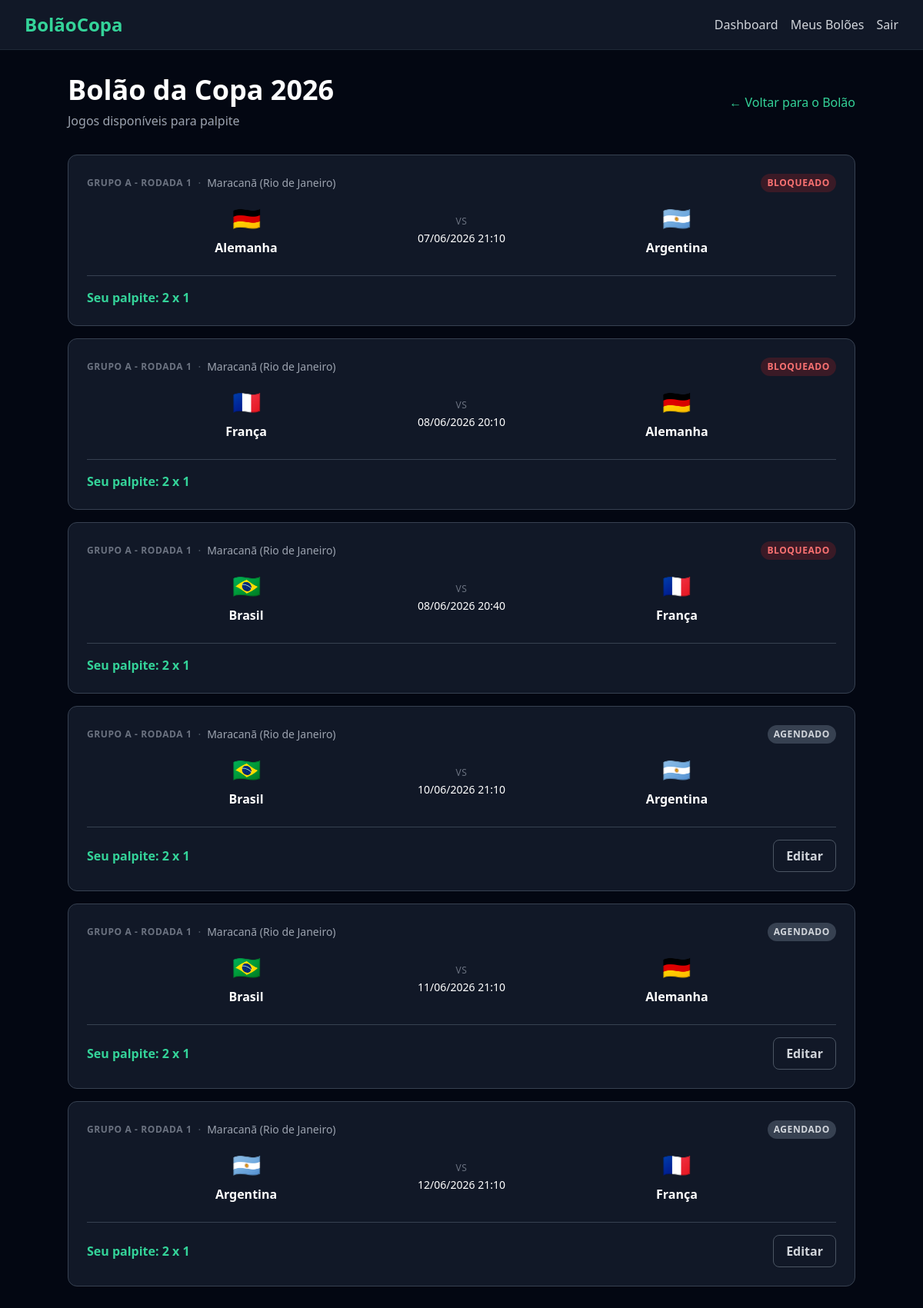
/pools/4/matches/ (signed in), run on the app's committed database.
### pools/models.py (models this page shows, shortened)
class Pool(models.Model):
    name = models.CharField(max_length=100)
    description = models.TextField(blank=True)
    invite_token = models.UUIDField(default=uuid.uuid4, unique=True)
    created_by = models.ForeignKey(
        settings.AUTH_USER_MODEL,
        on_delete=models.CASCADE,
        related_name='created_pools',
    )
    created_at = models.DateTimeField(auto_now_add=True)
    updated_at = models.DateTimeField(auto_now=True)

### matches/models.py (models this page shows, shortened)
class Match(models.Model):
    STATUS_CHOICES = (
        ('agendado', 'Agendado'),
        ('em_andamento', 'Em andamento'),
        ('finalizado', 'Finalizado'),
    )
    round = models.ForeignKey(
        Round,
        on_delete=models.CASCADE,
        related_name='matches',
    )
    stadium = models.ForeignKey(
        Stadium,
        on_delete=models.PROTECT,
        related_name='matches',
    )
    home_team = models.ForeignKey(
        Team,
        on_delete=models.PROTECT,
        related_name='home_matches',
    )
    away_team = models.ForeignKey(
        Team,
        on_delete=models.PROTECT,
        related_name='away_matches',
    )
    match_datetime = models.DateTimeField()
    home_score = models.PositiveIntegerField(null=True, blank=True)
    away_score = models.PositiveIntegerField(null=True, blank=True)
    status = models.CharField(
        max_length=20,
        choices=STATUS_CHOICES,
        default='agendado',
    )
    created_at = models.DateTimeField(auto_now_add=True)
    updated_at = models.DateTimeField(auto_now=True)
    class Meta:
        ordering = ('match_datetime',)

class Round(models.Model):
    PHASE_CHOICES = (
        ('grupo', 'Fase de Grupos'),
        ('oitavas', 'Oitavas de Final'),
        ('quartas', 'Quartas de Final'),
        ('semi', 'Semifinal'),
        ('terceiro_lugar', 'Terceiro Lugar'),
        ('final', 'Final'),
    )
    name = models.CharField(max_length=100)
    order = models.PositiveIntegerField()
    phase = models.CharField(max_length=20, choices=PHASE_CHOICES)
    created_at = models.DateTimeField(auto_now_add=True)
    updated_at = models.DateTimeField(auto_now=True)
    class Meta:
        ordering = ('order',)

class Stadium(models.Model):
    name = models.CharField(max_length=200)
    city = models.CharField(max_length=100)
    country = models.CharField(max_length=100)
    created_at = models.DateTimeField(auto_now_add=True)
    updated_at = models.DateTimeField(auto_now=True)
    def __str__(self):
        return f'{self.name} ({self.city})'

class Team(models.Model):
    name = models.CharField(max_length=100)
    country_code = models.CharField(max_length=3, unique=True)
    flag_emoji = models.CharField(max_length=10, blank=True)
    created_at = models.DateTimeField(auto_now_add=True)
    updated_at = models.DateTimeField(auto_now=True)

### predictions/models.py (models this page shows, shortened)
class Prediction(models.Model):
    user = models.ForeignKey(
        settings.AUTH_USER_MODEL,
        on_delete=models.CASCADE,
        related_name='predictions',
    )
    match = models.ForeignKey(
        Match,
        on_delete=models.CASCADE,
        related_name='predictions',
    )
    pool = models.ForeignKey(
        Pool,
        on_delete=models.CASCADE,
        related_name='predictions',
    )
    home_score = models.PositiveIntegerField()
    away_score = models.PositiveIntegerField()
    points = models.IntegerField(default=0)
    created_at = models.DateTimeField(auto_now_add=True)
    updated_at = models.DateTimeField(auto_now=True)
    class Meta:
        unique_together = ('user', 'match', 'pool')

### predictions/views.py (the view)
class PoolMatchListView(LoginRequiredMixin, ListView):
    template_name = 'predictions/pool_matches.html'
    context_object_name = 'matches'
    def get_queryset(self):
        self.pool = get_object_or_404(Pool, pk=self.kwargs['pool_id'])
        return Match.objects.select_related(
            'home_team', 'away_team', 'stadium', 'round',
        ).order_by('match_datetime')
    def dispatch(self, request, *args, **kwargs):
        self.pool = get_object_or_404(Pool, pk=self.kwargs['pool_id'])
        if not PoolMember.objects.filter(
            pool=self.pool,
            user=request.user,
        ).exists():
            messages.error(request, 'Você precisa ser membro deste bolão para acessar.')
            return redirect(reverse('pool_detail', kwargs={'pk': self.pool.pk}))
        return super().dispatch(request, *args, **kwargs)
    def get_context_data(self, **kwargs):
        context = super().get_context_data(**kwargs)
        context['pool'] = self.pool
        now = timezone.now()
        user_predictions = {
            p.match_id: p for p in Prediction.objects.filter(
                user=self.request.user,
                pool=self.pool,
            )
        }
        match_items = []
        for match in context['matches']:
            is_locked = match.match_datetime <= now
            match_items.append({
                'match': match,
                'is_locked': is_locked,
                'user_prediction': user_predictions.get(match.pk),
            })
        context['match_items'] = match_items
        return context

### templates/predictions/pool_matches.html (shortened to what this page needs)
{% extends 'base.html' %}
{% block content %}
<div class='max-w-5xl mx-auto'>
    <div class='flex items-center justify-between mb-8'>
        <div>
            <h1 class='text-3xl md:text-4xl font-bold text-white'>{{ pool.name }}</h1>
            <p class='text-gray-400 mt-2'>Jogos disponíveis para palpite</p>
        </div>
        <a href='{% url "pool_detail" pk=pool.pk %}' class='text-emerald-400 hover:text-emerald-300 transition-colors duration-200'>
            &larr; Voltar para o Bolão
        </a>
    </div>
    {% if match_items %}
        <div class='space-y-4'>
            {% for item in match_items %}
                <div class='bg-gray-900 border border-gray-700 rounded-xl p-6 hover:border-emerald-500/50 transition-colors duration-200'>
                    <div class='flex items-center justify-between mb-4'>
                        <div class='flex items-center gap-2 text-sm'>
                            <span class='text-xs font-semibold uppercase tracking-wider text-gray-500'>{{ item.match.round.name }}</span>
                            <span class='text-gray-600'>·</span>
                            <span class='text-gray-400'>{{ item.match.stadium }}</span>
                        </div>
                        {% if item.is_locked %}
                            <span class='text-xs font-semibold uppercase tracking-wider px-2 py-1 rounded-full bg-red-600/20 text-red-400'>Bloqueado</span>
                        {% else %}
                            <span class='text-xs font-semibold uppercase tracking-wider px-2 py-1 rounded-full bg-gray-700 text-gray-300'>Agendado</span>
                        {% endif %}
                    </div>
                    <div class='flex items-center justify-between gap-4'>
                        <div class='flex flex-col items-center gap-2 flex-1'>
                            <span class='text-3xl'>{{ item.match.home_team.flag_emoji }}</span>
                            <span class='text-white font-semibold'>{{ item.match.home_team.name }}</span>
                        </div>
                        <div class='flex flex-col items-center gap-1'>
                            <span class='text-gray-500 text-xs uppercase tracking-wider'>vs</span>
                            <span class='text-white text-sm'>{{ item.match.match_datetime|date:"d/m/Y H:i" }}</span>
                        </div>
                        <div class='flex flex-col items-center gap-2 flex-1'>
                            <span class='text-3xl'>{{ item.match.away_team.flag_emoji }}</span>
                            <span class='text-white font-semibold'>{{ item.match.away_team.name }}</span>
                        </div>
                    </div>
                    <div class='mt-6 pt-4 border-t border-gray-700 flex items-center justify-between'>
                        {% if item.user_prediction %}
                            <span class='text-emerald-400 font-semibold'>Seu palpite: {{ item.user_prediction.home_score }} x {{ item.user_prediction.away_score }}</span>
                        {% elif item.is_locked %}
                            <span class='text-red-400 font-semibold'>Palpite indisponível - jogo já começou</span>
                        {% else %}
                            <span class='text-gray-400'>Você ainda não palpitou neste jogo</span>
                        {% endif %}
                        {% if not item.is_locked and not item.user_prediction %}
                            <a href='{% url "prediction_create" pool_id=pool.pk match_id=item.match.pk %}' class='bg-emerald-600 hover:bg-emerald-500 text-white font-semibold rounded-lg px-4 py-2 transition-colors duration-200'>
                                Palpitar
                            </a>
                        {% elif not item.is_locked and item.user_prediction %}
                            <a href='{% url "prediction_update" pool_id=pool.pk match_id=item.match.pk %}' class='border border-gray-600 hover:border-emerald-500 text-gray-300 hover:text-emerald-400 font-semibold rounded-lg px-4 py-2 transition-colors duration-200'>
                                Editar
                            </a>
                        {% endif %}
                    </div>
                </div>
            {% endfor %}
        </div>
    {% else %}
        <div class='bg-gray-900 border border-gray-700 rounded-xl p-8 text-center'>
            <p class='text-gray-400 text-lg'>Nenhum jogo disponível para palpite no momento.</p>
        </div>
    {% endif %}
</div>
{% endblock %}

### data on the page
Pool: name "Bolão da Copa 2026"
Match: match.round.name "GRUPO A - RODADA 1", match.stadium "Maracanã (Rio de Janeiro)", shows "BLOQUEADO", match.home_team.flag_emoji "🇩🇪", match.home_team.name "Alemanha", match.match_datetime "07/06/2026 21:10", match.away_team.flag_emoji "🇦🇷", match.away_team.name "Argentina", user_prediction.home_score "2", user_prediction.away_score "1"
Match: match.round.name "GRUPO A - RODADA 1", match.stadium "Maracanã (Rio de Janeiro)", shows "BLOQUEADO", match.home_team.flag_emoji "🇫🇷", match.home_team.name "França", match.match_datetime "08/06/2026 20:10", match.away_team.flag_emoji "🇩🇪", match.away_team.name "Alemanha", user_prediction.home_score "2", user_prediction.away_score "1"
Match: match.round.name "GRUPO A - RODADA 1", match.stadium "Maracanã (Rio de Janeiro)", shows "BLOQUEADO", match.home_team.flag_emoji "🇧🇷", match.home_team.name "Brasil", match.match_datetime "08/06/2026 20:40", match.away_team.flag_emoji "🇫🇷", match.away_team.name "França", user_prediction.home_score "2", user_prediction.away_score "1"
Match: match.round.name "GRUPO A - RODADA 1", match.stadium "Maracanã (Rio de Janeiro)", shows "AGENDADO", match.home_team.flag_emoji "🇧🇷", match.home_team.name "Brasil", match.match_datetime "10/06/2026 21:10", match.away_team.flag_emoji "🇦🇷", match.away_team.name "Argentina", user_prediction.home_score "2", user_prediction.away_score "1", shows "Editar"
Match: match.round.name "GRUPO A - RODADA 1", match.stadium "Maracanã (Rio de Janeiro)", shows "AGENDADO", match.home_team.flag_emoji "🇧🇷", match.home_team.name "Brasil", match.match_datetime "11/06/2026 21:10", match.away_team.flag_emoji "🇩🇪", match.away_team.name "Alemanha", user_prediction.home_score "2", user_prediction.away_score "1", shows "Editar"
Match: match.round.name "GRUPO A - RODADA 1", match.stadium "Maracanã (Rio de Janeiro)", shows "AGENDADO", match.home_team.flag_emoji "🇦🇷", match.home_team.name "Argentina", match.match_datetime "12/06/2026 21:10", match.away_team.flag_emoji "🇫🇷", match.away_team.name "França", user_prediction.home_score "2", user_prediction.away_score "1", shows "Editar"
